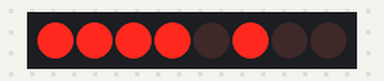
Bench run of a program on a simulated Raspberry Pi (BCM pin numbers). On the bench: 8 shift-register outputs drawn as a row of LEDs (first output left, lit = HIGH). Random numbers come from a fixed seed.

Above: at 0.2 s.
At 3.7 s:
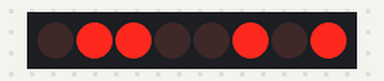
At 8.4 s:
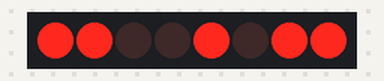
At 17.8 s:
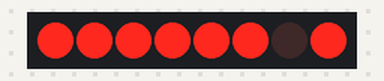
At 27.1 s:
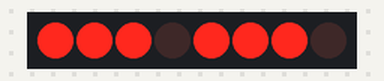
At 36.5 s:
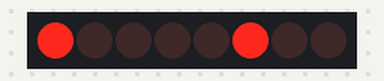
Timing chart, 0 to 40.0 s (numbered marks = the images above):
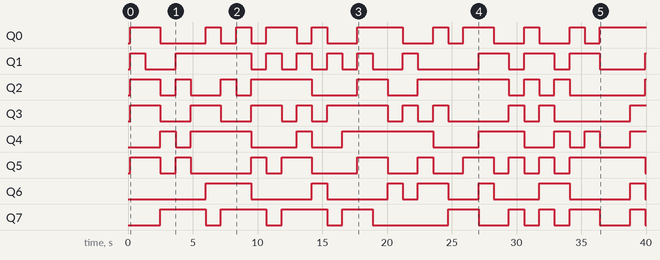

The program:

Registre74HC595.py
```python
import RPi.GPIO as GPIO
import time
import random
DATA = 17

CLOCK = 4

LATCH = 18

GPIO.setmode(GPIO.BCM)
GPIO.setup([DATA,LATCH,CLOCK ] , GPIO.OUT)
while True:
    bits = [random.randrange(0,2) for element in range(8)]
    for bit in bits:
        GPIO.output(DATA,bit)
        time.sleep(0.01)
        GPIO.output(CLOCK,1)
        time.sleep(0.01)
        GPIO.output(CLOCK,0)
    GPIO.output(LATCH,1)
    time.sleep(0.01)
    GPIO.output(LATCH,0)
    time.sleep(1)
```

Measured:
- by itself, Q0: LOW → HIGH at 0.17 s, → LOW 2.3 s later, → HIGH 3.5 s later, → LOW 1.2 s later, … (21 changes in this stretch)
- by itself, Q1: LOW → HIGH at 0.17 s, → LOW 1.2 s later, → HIGH 2.3 s later, → LOW 5.9 s later, … (21 changes in this stretch)
- by itself, Q2: LOW → HIGH at 0.17 s, → LOW 2.3 s later, → HIGH 1.2 s later, → LOW 1.2 s later, … (17 changes in this stretch)
- by itself, Q3: LOW → HIGH at 0.17 s, → LOW 2.3 s later, → HIGH 2.3 s later, → LOW 2.3 s later, … (19 changes in this stretch)
- by itself, Q4: LOW → HIGH at 2.5 s, → LOW 1.2 s later, → HIGH 1.2 s later, → LOW 4.7 s later, … (15 changes in this stretch)
- by itself, Q5: LOW → HIGH at 0.17 s, → LOW 2.3 s later, → HIGH 1.2 s later, → LOW 1.2 s later, … (20 changes in this stretch)
- by itself, Q6: LOW → HIGH at 6.0 s, → LOW 3.5 s later, → HIGH 4.7 s later, → LOW 1.2 s later, … (14 changes in this stretch)
- by itself, Q7: LOW → HIGH at 2.5 s, → LOW 3.5 s later, → HIGH 1.2 s later, → LOW 3.5 s later, … (18 changes in this stretch)
